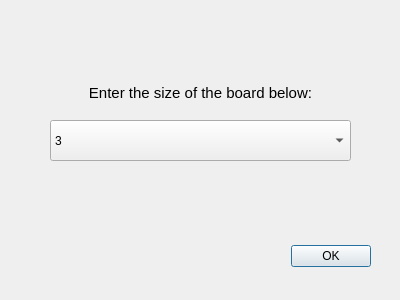
<?xml version="1.0" encoding="UTF-8"?>
<ui version="4.0">
 <class>GameBoardSizeDialog</class>
 <widget class="QDialog" name="GameBoardSizeDialog">
  <property name="geometry">
   <rect>
    <x>0</x>
    <y>0</y>
    <width>400</width>
    <height>300</height>
   </rect>
  </property>
  <property name="windowTitle">
   <string>Dialog</string>
  </property>
  <widget class="QDialogButtonBox" name="b_ok">
   <property name="geometry">
    <rect>
     <x>30</x>
     <y>240</y>
     <width>341</width>
     <height>32</height>
    </rect>
   </property>
   <property name="orientation">
    <enum>Qt::Horizontal</enum>
   </property>
   <property name="standardButtons">
    <set>QDialogButtonBox::Ok</set>
   </property>
  </widget>
  <widget class="QTextBrowser" name="t_text">
   <property name="geometry">
    <rect>
     <x>50</x>
     <y>80</y>
     <width>301</width>
     <height>31</height>
    </rect>
   </property>
   <property name="styleSheet">
    <string notr="true">background-color: rgba(0,0,0,0%);
border: 0px;</string>
   </property>
   <property name="html">
    <string>&lt;!DOCTYPE HTML PUBLIC &quot;-//W3C//DTD HTML 4.0//EN&quot; &quot;http://www.w3.org/TR/REC-html40/strict.dtd&quot;&gt;
&lt;html&gt;&lt;head&gt;&lt;meta name=&quot;qrichtext&quot; content=&quot;1&quot; /&gt;&lt;style type=&quot;text/css&quot;&gt;
p, li { white-space: pre-wrap; }
&lt;/style&gt;&lt;/head&gt;&lt;body style=&quot; font-family:'Sans Serif'; font-size:9pt; font-weight:400; font-style:normal;&quot;&gt;
&lt;p align=&quot;center&quot; style=&quot; margin-top:0px; margin-bottom:0px; margin-left:0px; margin-right:0px; -qt-block-indent:0; text-indent:0px;&quot;&gt;&lt;span style=&quot; font-size:11pt;&quot;&gt;Enter the size of the board below:&lt;/span&gt;&lt;/p&gt;&lt;/body&gt;&lt;/html&gt;</string>
   </property>
  </widget>
  <widget class="QComboBox" name="c_boardsize">
   <property name="geometry">
    <rect>
     <x>50</x>
     <y>120</y>
     <width>301</width>
     <height>41</height>
    </rect>
   </property>
   <item>
    <property name="text">
     <string>3</string>
    </property>
   </item>
   <item>
    <property name="text">
     <string>4</string>
    </property>
   </item>
   <item>
    <property name="text">
     <string>5</string>
    </property>
   </item>
   <item>
    <property name="text">
     <string>6</string>
    </property>
   </item>
   <item>
    <property name="text">
     <string>7</string>
    </property>
   </item>
   <item>
    <property name="text">
     <string>8</string>
    </property>
   </item>
  </widget>
 </widget>
 <resources/>
 <connections>
  <connection>
   <sender>b_ok</sender>
   <signal>accepted()</signal>
   <receiver>GameBoardSizeDialog</receiver>
   <slot>accept()</slot>
   <hints>
    <hint type="sourcelabel">
     <x>248</x>
     <y>254</y>
    </hint>
    <hint type="destinationlabel">
     <x>157</x>
     <y>274</y>
    </hint>
   </hints>
  </connection>
  <connection>
   <sender>b_ok</sender>
   <signal>rejected()</signal>
   <receiver>GameBoardSizeDialog</receiver>
   <slot>reject()</slot>
   <hints>
    <hint type="sourcelabel">
     <x>316</x>
     <y>260</y>
    </hint>
    <hint type="destinationlabel">
     <x>286</x>
     <y>274</y>
    </hint>
   </hints>
  </connection>
 </connections>
</ui>
